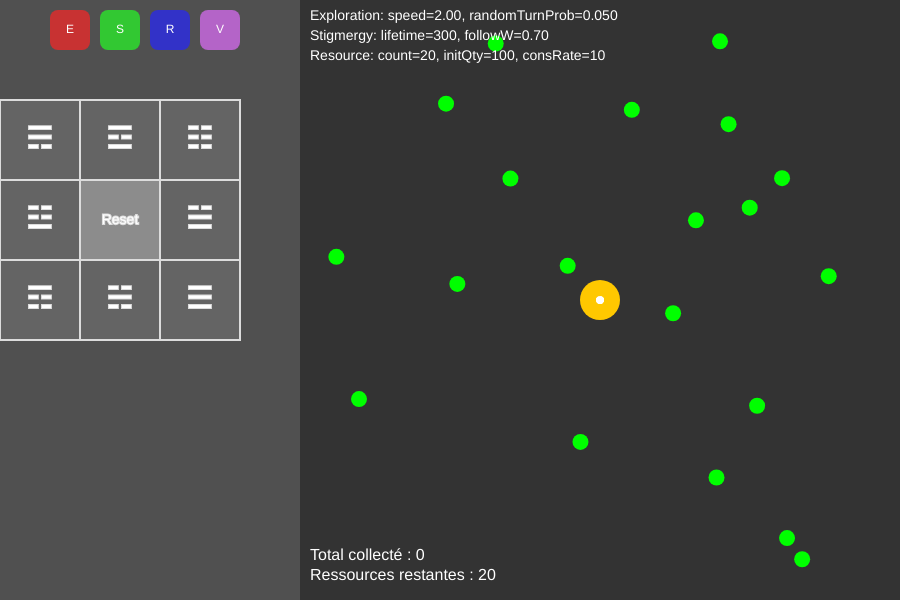
Frame 1 (no input)
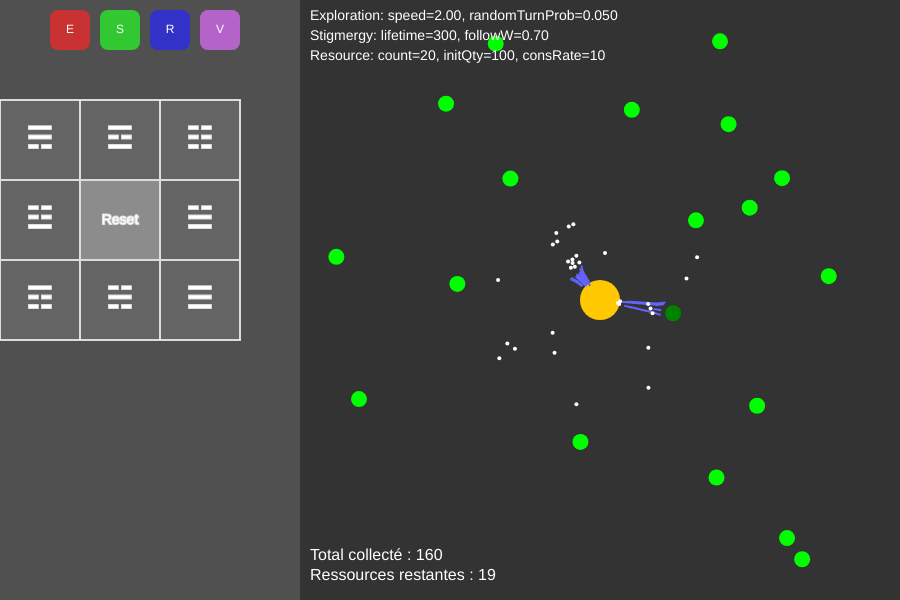
Frame 60 (no input)
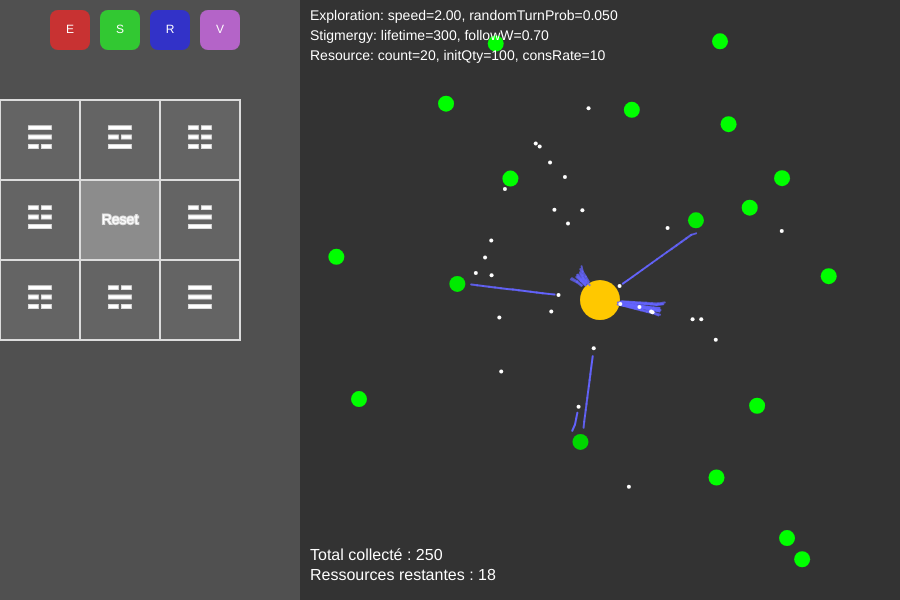
Frame 120 (the mouse pressed at the canvas centre since frame 60)

The p5.js sketch that drew these frames (run headless with seeded random() and noise() and a simulated clock; from frame 60 on, the mouse is pressed at the canvas centre):

// p5.js sketch
// ── sketch.js
/***************************************************************
 * TERRA DIVINATION - Code unique, version PIONS + BAGUA
 * p5.js version
 *
 * SOMMAIRE :
 *  - Chapitre 1 : Constants & Globals
 *  - Chapitre 2 : Clusters & effect matrices (3 clusters : exploration, stigmergy, resourceMgmt)
 *  - Chapitre 3 : Simulation classes & logic (Agent, Resource, PheromoneSegment)
 *  - Chapitre 4 : Interface (Bagua 3×3, Pions drag-and-drop, mouse interaction)
 *  - Chapitre 5 : Setup() & Draw() (main p5 loop)
 ***************************************************************/


/***************************************************************
 *               CHAPITRE 1 : CONSTANTS & GLOBALS
 ***************************************************************/

// Dimensions générales
const CONTROL_PANEL_WIDTH = 300;
const SIM_W = 600;
const SIM_H = 600;
const TOTAL_WIDTH = CONTROL_PANEL_WIDTH + SIM_W;

// Variables globales pour la simulation
let environment = {
  nestPos: null,
  nestRadius: 20
};

let agents = [];
let resources = [];
let pheromones = [];
let totalCollected = 0;

/***************************************************************
 * CHAPITRE 2 : CLUSTERS & EFFECT MATRICES (Version 4-clusters)
 ***************************************************************/

// 4 clusters : exploration, stigmergy, resourceMgmt, vitality
const clustersInitial = {
  exploration: {
    speed: 2,
    detectionRadius: 30,
    randomTurnProb: 0.05
  },
  stigmergy: {
    pheromoneLifetime: 300,
    depositThreshold: 5,
    pheromoneFollowWeight: 0.7
  },
  resourceMgmt: {
    resourceCount: 20,
    initialQuantity: 100,
    consumptionRate: 10
  },
  vitality: {
    lifetime: 2000,         // en ticks/frames
    reproductionRate: 0.01, // chance de faire naître un nouvel agent
    fatigueRate: 0.0005     // vitesse d’accumulation de fatigue
  }
};

// copie active
let clusters = JSON.parse(JSON.stringify(clustersInitial));

// Matrices d’effets
const effectMatrix_Exploration = {
  Qian: { speed: +1,  detectionRadius: +5,  randomTurnProb: -0.01 },
  Kun:  { speed: -0.5, detectionRadius: +10, randomTurnProb: -0.02 },
  Zhen: { speed: +1.5, detectionRadius: -5,  randomTurnProb: +0.03 },
  Xun:  { speed: +0.5, detectionRadius: +2,  randomTurnProb: +0.01 },
  Kan:  { speed: +0,   detectionRadius: +3,  randomTurnProb: +0.02 },
  Li:   { speed: +2,   detectionRadius: -2,  randomTurnProb: -0.01 },
  Gen:  { speed: -1,   detectionRadius: +8,  randomTurnProb: -0.03 },
  Dui:  { speed: +1,   detectionRadius: +3,  randomTurnProb: +0.01 }
};

const effectMatrix_Stigmergy = {
  Qian: { pheromoneLifetime: +50, depositThreshold: -1, pheromoneFollowWeight: +0.1 },
  Kun:  { pheromoneLifetime: +100, depositThreshold: +2, pheromoneFollowWeight: -0.1 },
  Zhen: { pheromoneLifetime: -50,  depositThreshold: -2, pheromoneFollowWeight: +0.2 },
  Xun:  { pheromoneLifetime: +20,  depositThreshold: -1, pheromoneFollowWeight: +0.05 },
  Kan:  { pheromoneLifetime: +0,   depositThreshold: +0, pheromoneFollowWeight: +0.1 },
  Li:   { pheromoneLifetime: -30,  depositThreshold: -1, pheromoneFollowWeight: +0.15 },
  Gen:  { pheromoneLifetime: +80,  depositThreshold: +3, pheromoneFollowWeight: -0.15 },
  Dui:  { pheromoneLifetime: +30,  depositThreshold: +0, pheromoneFollowWeight: +0.05 }
};

const effectMatrix_ResourceMgmt = {
  Qian: { resourceCount: +10, initialQuantity: +20, consumptionRate: +5 },
  Kun:  { resourceCount: +5,  initialQuantity: +40, consumptionRate: -5 },
  Zhen: { resourceCount: -5,  initialQuantity: -10, consumptionRate: +10 },
  Xun:  { resourceCount: +0,  initialQuantity: +10, consumptionRate: +0 },
  Kan:  { resourceCount: -10, initialQuantity: +0,  consumptionRate: -5 },
  Li:   { resourceCount: +10, initialQuantity: -20, consumptionRate: +5 },
  Gen:  { resourceCount: +0,  initialQuantity: +30, consumptionRate: -5 },
  Dui:  { resourceCount: +5,  initialQuantity: +5,  consumptionRate: +0 }
};

// Nouvelle matrice pour vitality
const effectMatrix_Vitality = {
  Qian: { lifetime: +300, reproductionRate: +0.005, fatigueRate: -0.0001 },
  Kun:  { lifetime: +500, reproductionRate: -0.01,  fatigueRate: +0.0003 },
  Zhen: { lifetime: -200, reproductionRate: +0.02,  fatigueRate: +0.0005 },
  Xun:  { lifetime: +0,   reproductionRate: +0.01,  fatigueRate: -0.0002 },
  Kan:  { lifetime: +100, reproductionRate: +0,     fatigueRate: -0.0003 },
  Li:   { lifetime: -300, reproductionRate: +0.02,  fatigueRate: +0.0006 },
  Gen:  { lifetime: +200, reproductionRate: -0.005, fatigueRate: -0.0001 },
  Dui:  { lifetime: +50,  reproductionRate: +0.005, fatigueRate: +0 }
};

/**
 * Appliquer un trigramme à un cluster
 */
function applyTrigramEffect(trigram, clusterName) {
  let matrix;
  if (clusterName === 'exploration') {
    matrix = effectMatrix_Exploration;
  } else if (clusterName === 'stigmergy') {
    matrix = effectMatrix_Stigmergy;
  } else if (clusterName === 'resourceMgmt') {
    matrix = effectMatrix_ResourceMgmt;
  } else if (clusterName === 'vitality') {
    matrix = effectMatrix_Vitality;
  } else {
    console.warn(`Cluster inconnu : ${clusterName}`);
    return;
  }

  let effect = matrix[trigram];
  if (!effect) return;

  for (let key in effect) {
    if (clusters[clusterName][key] !== undefined) {
      clusters[clusterName][key] += effect[key];
    }
  }
  console.log(`[${trigram}] appliqué à ${clusterName} =>`, effect, clusters[clusterName]);
}

/**
 * resetCluster(clusterName) : remet juste le cluster ciblé à ses valeurs initiales
 */
function resetCluster(clusterName) {
  clusters[clusterName] = JSON.parse(JSON.stringify(clustersInitial[clusterName]));
  console.log(`Cluster ${clusterName} réinitialisé =>`, clusters[clusterName]);
}



/***************************************************************
 *    CHAPITRE 3 : SIMULATION CLASSES & LOGIC
 ***************************************************************/

// Classes Agent, Resource, PheromoneSegment

class Agent {
  constructor(pos) {
    this.pos = pos.copy();
    this.dir = p5.Vector.random2D();
    this.state = "foraging";
    this.lastDepositPos = null;
  }

  update() {
    if (this.state === "foraging") {
      this.foragingBehavior();
    } else {
      this.returningBehavior();
    }

    let spd = clusters.exploration.speed;
    this.pos.add(p5.Vector.mult(this.dir, spd));

    // Gestion bords
    if (this.pos.x < 0 || this.pos.x > SIM_W) this.dir.x *= -1;
    if (this.pos.y < 0 || this.pos.y > SIM_H) this.dir.y *= -1;
  }

  foragingBehavior() {
    let target = this.findResource();
    if (target) {
      let desired = p5.Vector.sub(target.pos, this.pos).normalize();
      this.dir = desired;
      if (p5.Vector.dist(this.pos, target.pos) < clusters.exploration.detectionRadius/2) {
        this.collectResource(target);
      }
    } else {
      let detected = this.detectPheromone();
      if (detected) {
        let reverseDir = p5.Vector.mult(detected.direction, -1);
        this.dir.lerp(reverseDir, clusters.stigmergy.pheromoneFollowWeight);
        this.dir.normalize();
      } else {
        if (random() < clusters.exploration.randomTurnProb) {
          this.dir = p5.Vector.random2D();
        }
      }
    }
  }

  returningBehavior() {
    let dirToNest = p5.Vector.sub(environment.nestPos, this.pos).normalize();
    this.dir = dirToNest;

    if (this.lastDepositPos &&
        p5.Vector.dist(this.pos, this.lastDepositPos) > clusters.stigmergy.depositThreshold) {
      pheromones.push(new PheromoneSegment(
        this.lastDepositPos.x, this.lastDepositPos.y,
        this.pos.x, this.pos.y
      ));
      this.lastDepositPos = this.pos.copy();
    }

    if (p5.Vector.dist(this.pos, environment.nestPos) < environment.nestRadius) {
      this.state = "foraging";
      this.dir = p5.Vector.random2D();
    }
  }

  show() {
    noStroke();
    fill(255);
    ellipse(this.pos.x, this.pos.y, 4, 4);
  }

  findResource() {
    for (let r of resources) {
      if (r.quantity > 0 &&
          p5.Vector.dist(this.pos, r.pos) < clusters.exploration.detectionRadius) {
        return r;
      }
    }
    return null;
  }

  collectResource(resource) {
    resource.quantity -= clusters.resourceMgmt.consumptionRate;
    totalCollected += clusters.resourceMgmt.consumptionRate;
    this.state = "returning";
    this.lastDepositPos = this.pos.copy();

    if (resource.quantity <= 0) {
      let idx = resources.indexOf(resource);
      if (idx > -1) {
        resources.splice(idx, 1);
      }
    }
  }

  detectPheromone() {
    let best = null;
    let bestStrength = 0;
    for (let seg of pheromones) {
      let d = pointLineDistance(this.pos.x, this.pos.y,
                                seg.x1, seg.y1, seg.x2, seg.y2);
      if (d < clusters.exploration.detectionRadius && seg.strength>bestStrength) {
        best = seg;
        bestStrength = seg.strength;
      }
    }
    return best;
  }
}

class Resource {
  constructor() {
    this.pos = createVector(random(SIM_W), random(SIM_H));
    this.quantity = clusters.resourceMgmt.initialQuantity;
  }

  show() {
    noStroke();
    let brightness = map(this.quantity, 0, clusters.resourceMgmt.initialQuantity, 50, 255);
    fill(0, brightness, 0);
    ellipse(this.pos.x, this.pos.y, 16, 16);
  }
}

class PheromoneSegment {
  constructor(x1, y1, x2, y2) {
    this.x1 = x1;
    this.y1 = y1;
    this.x2 = x2;
    this.y2 = y2;
    this.life = clusters.stigmergy.pheromoneLifetime;
    this.maxLife = clusters.stigmergy.pheromoneLifetime;
    this.direction = createVector(x2 - x1, y2 - y1).normalize();
    this.strength = 255;
  }

  update() {
    this.life--;
    this.strength = map(this.life, 0, this.maxLife, 0, 255);
  }

  show() {
    stroke(100, 100, 255, this.strength);
    strokeWeight(2);
    line(this.x1, this.y1, this.x2, this.y2);
  }

  isFinished() {
    return (this.life <= 0);
  }
}

// Fonction utilitaire
function pointLineDistance(px, py, x1, y1, x2, y2) {
  let A = px - x1;
  let B = py - y1;
  let C = x2 - x1;
  let D = y2 - y1;
  let dot = A*C + B*D;
  let len_sq = C*C + D*D;
  let param = (len_sq!==0) ? dot/len_sq : -1;

  let xx, yy;
  if (param<0) { xx = x1; yy = y1; }
  else if (param>1) { xx = x2; yy = y2; }
  else { xx = x1 + param*C; yy = y1 + param*D; }

  let dx = px-xx;
  let dy = py-yy;
  return sqrt(dx*dx + dy*dy);
}


/***************************************************************
 *   CHAPITRE 4 : INTERFACE (Bagua + Pions + Drag-and-Drop)
 ***************************************************************/

// Bagua 3×3 : 8 trigrammes + 1 case centrale
let baguaData = [
  // row0
  [ {key:'Xun', symbol:'☴'}, {key:'Li', symbol:'☲'}, {key:'Kun', symbol:'☷'} ],
  // row1
  [ {key:'Zhen', symbol:'☳'}, {key:'CENTER', symbol:''}, {key:'Dui', symbol:'☱'} ],
  // row2
  [ {key:'Gen', symbol:'☶'}, {key:'Kan', symbol:'☵'}, {key:'Qian', symbol:'☰'} ]
];

let baguaCells = [];
let cellSize = 80;  // dimension d’une cellule

// Pions : 3 pions = exploration, stigmergy, resourceMgmt
let pieces = [];

class Piece {
  constructor(clusterName, ccol, x, y) {
    this.clusterName = clusterName;
    this.color = ccol;
    this.x = x; this.y = y;
    this.w = 40; this.h = 40;
    this.isDragging = false;
    this.offX = 0; this.offY = 0;
    this.currentCell = null;
  }

  draw() {
    push();
    fill(this.color);
    noStroke();
    rect(this.x, this.y, this.w, this.h, 8);
    fill(255);
    textSize(12);
    textAlign(CENTER, CENTER);
    text(this.clusterName[0].toUpperCase(), this.x+this.w/2, this.y+this.h/2);
    pop();
  }

  mouseOver(mx,my) {
    return (mx>=this.x && mx<=this.x+this.w && my>=this.y && my<=this.y+this.h);
  }
}

// Applique ou reset si on re-clique
function applyOrResetIfOnCell(p) {
  if (!p.currentCell) return;
  if (p.currentCell.key==='CENTER') {
    // reset cluster
    resetCluster(p.clusterName);
  } else {
    // applique trigram
    applyTrigramEffect(p.currentCell.key, p.clusterName);
  }
}

// Cherche la cell sous le pion
function getCellUnderPiece(p) {
  let cx = p.x + p.w/2;
  let cy = p.y + p.h/2;
  for (let c of baguaCells) {
    if (cx>=c.x && cx<=c.x+c.w && cy>=c.y && cy<=c.y+c.h) {
      return c;
    }
  }
  return null;
}


/***************************************************************
 *           CHAPITRE 5 : SETUP() & DRAW() (MAIN LOOP)
 ***************************************************************/

function setup() {
  createCanvas(TOTAL_WIDTH, SIM_H);

  // -- Construction bagua (3x3)
  let startX = 0;
  let startY = 100;  // Laisse un peu d’espace en haut
  for (let row=0; row<3; row++){
    for (let col=0; col<3; col++){
      let data = baguaData[row][col];
      baguaCells.push({
        row, col,
        x: startX + col*cellSize,
        y: startY + row*cellSize,
        w: cellSize,
        h: cellSize,
        key: data.key,
        symbol: data.symbol
      });
    }
  }

  // -- Création des 3 pions (exploration, stigmergy, resourceMgmt)
  pieces.push(new Piece('exploration', color(200,50,50), 50, 10));
  pieces.push(new Piece('stigmergy',   color(50,200,50), 100, 10));
  pieces.push(new Piece('resourceMgmt',color(50,50,200), 150, 10));
  pieces.push(new Piece('vitality', color(180,100,200), 200, 10));

  // -- Initialisation de la simulation
  environment.nestPos = createVector(SIM_W/2, SIM_H/2);
  for (let i=0; i<30; i++){
    agents.push(new Agent(environment.nestPos.copy()));
  }
  for (let i=0; i<clusters.resourceMgmt.resourceCount; i++){
    resources.push(new Resource());
  }
}

function draw() {
  background(51);

  // Panneau gauche
  push();
  noStroke();
  fill(80);
  rect(0,0, CONTROL_PANEL_WIDTH, SIM_H);
  drawBagua();
  drawPieces();
  pop();

  // Zone simulation à droite
  push();
  translate(CONTROL_PANEL_WIDTH, 0);
  drawSimulation();
  pop();

  // Debug
  showDebugText();
}

/** Dessin du bagua (grille) */
function drawBagua() {
  stroke(220);
  strokeWeight(2);
  for (let c of baguaCells) {
    fill(c.key==='CENTER'? 140 : 100);
    rect(c.x, c.y, c.w, c.h);
    fill(255);
    if (c.symbol!=='') {
      textSize(30);
      textAlign(CENTER, CENTER);
      text(c.symbol, c.x+c.w/2, c.y+c.h/2);
    } else if (c.key==='CENTER') {
      textSize(14);
      text('Reset', c.x+c.w/2, c.y+c.h/2);
    }
  }
}

/** Dessin des pions */
function drawPieces() {
  for (let p of pieces){
    p.draw();
  }
}

/** Simulation */
function drawSimulation() {
  noStroke();
  fill(51);
  rect(0,0, SIM_W, SIM_H);

  // Dessin du nid
  drawNest();

  // Ressources
  for (let r of resources) {
    r.show();
  }

  // Pheromones
  for (let i=pheromones.length-1; i>=0; i--){
    pheromones[i].update();
    pheromones[i].show();
    if (pheromones[i].isFinished()) {
      pheromones.splice(i,1);
    }
  }

  // Agents
  for (let a of agents){
    a.update();
    a.show();
  }

  // Infos
  fill(255);
  textSize(16);
  text(`Ressources restantes : ${resources.length}`, 10, SIM_H - 20);
  text(`Total collecté : ${totalCollected}`, 10, SIM_H - 40);
}

function drawNest() {
  noStroke();
  fill(255,200,0);
  ellipse(environment.nestPos.x, environment.nestPos.y, environment.nestRadius*2, environment.nestRadius*2);
}

/** Debug overlay (clusters, etc.) */
function showDebugText() {
  fill(255);
  textSize(14);
  text(`Exploration: speed=${clusters.exploration.speed.toFixed(2)}, randomTurnProb=${clusters.exploration.randomTurnProb.toFixed(3)}`, 310, 20);
  text(`Stigmergy: lifetime=${clusters.stigmergy.pheromoneLifetime}, followW=${clusters.stigmergy.pheromoneFollowWeight.toFixed(2)}`, 310, 40);
  text(`Resource: count=${clusters.resourceMgmt.resourceCount}, initQty=${clusters.resourceMgmt.initialQuantity}, consRate=${clusters.resourceMgmt.consumptionRate}`, 310, 60);
}


/** Gestion souris */
function mousePressed() {
  // Vérifie si on clique sur un pion
  if (mouseX<CONTROL_PANEL_WIDTH) {
    for (let i=pieces.length-1; i>=0; i--){
      let p = pieces[i];
      if (p.mouseOver(mouseX,mouseY)) {
        // on drag
        p.isDragging = true;
        p.offX = mouseX - p.x;
        p.offY = mouseY - p.y;
        // ramène p en premier plan
        pieces.push( pieces.splice(i,1)[0] );
        return;
      }
    }
  }
}

function mouseDragged() {
  // si un pion est en drag
  for (let p of pieces){
    if (p.isDragging) {
      p.x = mouseX - p.offX;
      p.y = mouseY - p.offY;
    }
  }
}

function mouseReleased() {
  // fin du drag
  for (let p of pieces){
    if (p.isDragging){
      p.isDragging = false;
      // On regarde si on est sur une cell
      let c = getCellUnderPiece(p);
      if (c) {
        // on centre la pièce
        p.x = c.x + (c.w - p.w)/2;
        p.y = c.y + (c.h - p.h)/2;
        p.currentCell = c;
        // applique ou reset
        if (c.key==='CENTER'){
          resetCluster(p.clusterName);
        } else {
          applyTrigramEffect(c.key, p.clusterName);
        }
      } else {
        p.currentCell = null;
      }
    }
  }
}
